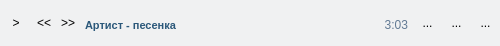
<?xml version="1.0" encoding="UTF-8"?>
<ui version="4.0">
 <class>playerWidget</class>
 <widget class="QWidget" name="playerWidget">
  <property name="geometry">
   <rect>
    <x>0</x>
    <y>0</y>
    <width>500</width>
    <height>46</height>
   </rect>
  </property>
  <property name="sizePolicy">
   <sizepolicy hsizetype="Fixed" vsizetype="Fixed">
    <horstretch>0</horstretch>
    <verstretch>0</verstretch>
   </sizepolicy>
  </property>
  <property name="minimumSize">
   <size>
    <width>500</width>
    <height>46</height>
   </size>
  </property>
  <property name="maximumSize">
   <size>
    <width>500</width>
    <height>46</height>
   </size>
  </property>
  <property name="windowTitle">
   <string>Form</string>
  </property>
  <property name="styleSheet">
   <string notr="true">QWidget {
	background-color: rgb(240, 241, 242);
}

QToolButton {
    border:none ;
    background:none ;
}

QSlider::groove:horizontal {
    height: 4px;
	background-color: rgb(216, 222, 228);
	border-radius: 2px;
    margin: 2px 0;
}

QSlider::handle:horizontal {
	background-color: rgb(95, 126, 158);
    width: 8px;
	height: 8px;
    margin: -2px 0;
    border-radius: 4px;
}

QSlider::sub-page:horizontal {
    height: 4px;
	background-color: rgb(95, 126, 158);
	border-radius: 2px;
    margin: 2px 0;
 }</string>
  </property>
  <layout class="QVBoxLayout" name="verticalLayout">
   <property name="spacing">
    <number>0</number>
   </property>
   <property name="margin">
    <number>0</number>
   </property>
   <item>
    <layout class="QHBoxLayout" name="horizontalLayout">
     <property name="spacing">
      <number>10</number>
     </property>
     <property name="leftMargin">
      <number>5</number>
     </property>
     <property name="topMargin">
      <number>0</number>
     </property>
     <property name="rightMargin">
      <number>5</number>
     </property>
     <item>
      <widget class="QToolButton" name="toolButton">
       <property name="minimumSize">
        <size>
         <width>22</width>
         <height>22</height>
        </size>
       </property>
       <property name="maximumSize">
        <size>
         <width>22</width>
         <height>22</height>
        </size>
       </property>
       <property name="styleSheet">
        <string notr="true"/>
       </property>
       <property name="text">
        <string>&gt;</string>
       </property>
       <property name="icon">
        <iconset resource="resources.qrc">
         <normaloff>:/resources/play.png</normaloff>:/resources/play.png</iconset>
       </property>
       <property name="iconSize">
        <size>
         <width>22</width>
         <height>22</height>
        </size>
       </property>
      </widget>
     </item>
     <item>
      <widget class="QToolButton" name="prevBtn">
       <property name="minimumSize">
        <size>
         <width>14</width>
         <height>12</height>
        </size>
       </property>
       <property name="maximumSize">
        <size>
         <width>14</width>
         <height>12</height>
        </size>
       </property>
       <property name="text">
        <string>&lt;&lt;</string>
       </property>
       <property name="icon">
        <iconset resource="resources.qrc">
         <normaloff>:/resources/prev.png</normaloff>:/resources/prev.png</iconset>
       </property>
      </widget>
     </item>
     <item>
      <widget class="QToolButton" name="nextBtn">
       <property name="minimumSize">
        <size>
         <width>14</width>
         <height>12</height>
        </size>
       </property>
       <property name="maximumSize">
        <size>
         <width>14</width>
         <height>12</height>
        </size>
       </property>
       <property name="text">
        <string>&gt;&gt;</string>
       </property>
       <property name="icon">
        <iconset resource="resources.qrc">
         <normaloff>:/resources/next.png</normaloff>:/resources/next.png</iconset>
       </property>
      </widget>
     </item>
     <item>
      <layout class="QVBoxLayout" name="verticalLayout_2">
       <property name="spacing">
        <number>0</number>
       </property>
       <item>
        <spacer name="verticalSpacer">
         <property name="orientation">
          <enum>Qt::Vertical</enum>
         </property>
         <property name="sizeHint" stdset="0">
          <size>
           <width>20</width>
           <height>44</height>
          </size>
         </property>
        </spacer>
       </item>
       <item>
        <layout class="QHBoxLayout" name="horizontalLayout_2">
         <property name="spacing">
          <number>0</number>
         </property>
         <item>
          <widget class="QLabel" name="songLbl">
           <property name="font">
            <font>
             <family>Tahoma</family>
             <pointsize>8</pointsize>
             <weight>75</weight>
             <bold>true</bold>
            </font>
           </property>
           <property name="styleSheet">
            <string notr="true">QLabel {
	color: rgb(43, 88, 122);
}</string>
           </property>
           <property name="text">
            <string>Артист - песенка</string>
           </property>
          </widget>
         </item>
         <item>
          <widget class="QLabel" name="timeLbl">
           <property name="minimumSize">
            <size>
             <width>40</width>
             <height>0</height>
            </size>
           </property>
           <property name="maximumSize">
            <size>
             <width>40</width>
             <height>16777215</height>
            </size>
           </property>
           <property name="styleSheet">
            <string notr="true">QLabel {
	color: rgb(98, 122, 148);
}</string>
           </property>
           <property name="text">
            <string>3:03</string>
           </property>
           <property name="alignment">
            <set>Qt::AlignRight|Qt::AlignTrailing|Qt::AlignVCenter</set>
           </property>
          </widget>
         </item>
        </layout>
       </item>
       <item>
        <layout class="QHBoxLayout" name="horizontalLayout_3">
         <property name="spacing">
          <number>10</number>
         </property>
         <item>
          <widget class="Phonon::SeekSlider" name="seekSlider">
           <property name="minimumSize">
            <size>
             <width>0</width>
             <height>0</height>
            </size>
           </property>
           <property name="maximumSize">
            <size>
             <width>16777215</width>
             <height>16777215</height>
            </size>
           </property>
          </widget>
         </item>
         <item>
          <widget class="Phonon::VolumeSlider" name="volumeSlider">
           <property name="minimumSize">
            <size>
             <width>55</width>
             <height>0</height>
            </size>
           </property>
           <property name="maximumSize">
            <size>
             <width>55</width>
             <height>16777215</height>
            </size>
           </property>
           <property name="muteVisible">
            <bool>false</bool>
           </property>
          </widget>
         </item>
        </layout>
       </item>
       <item>
        <spacer name="verticalSpacer_2">
         <property name="orientation">
          <enum>Qt::Vertical</enum>
         </property>
         <property name="sizeHint" stdset="0">
          <size>
           <width>20</width>
           <height>40</height>
          </size>
         </property>
        </spacer>
       </item>
      </layout>
     </item>
     <item>
      <widget class="QToolButton" name="repeatBtn">
       <property name="text">
        <string>...</string>
       </property>
       <property name="icon">
        <iconset resource="resources.qrc">
         <normaloff>:/resources/repeatBtn.png</normaloff>:/resources/repeatBtn.png</iconset>
       </property>
       <property name="checkable">
        <bool>true</bool>
       </property>
      </widget>
     </item>
     <item>
      <widget class="QToolButton" name="shuffleBtn">
       <property name="text">
        <string>...</string>
       </property>
       <property name="icon">
        <iconset resource="resources.qrc">
         <normaloff>:/resources/shuffleBtn.png</normaloff>:/resources/shuffleBtn.png</iconset>
       </property>
       <property name="checkable">
        <bool>true</bool>
       </property>
      </widget>
     </item>
     <item>
      <widget class="QToolButton" name="statusBtn">
       <property name="text">
        <string>...</string>
       </property>
       <property name="icon">
        <iconset resource="resources.qrc">
         <normaloff>:/resources/statusBtn.png</normaloff>:/resources/statusBtn.png</iconset>
       </property>
       <property name="checkable">
        <bool>true</bool>
       </property>
      </widget>
     </item>
    </layout>
   </item>
  </layout>
 </widget>
 <customwidgets>
  <customwidget>
   <class>Phonon::SeekSlider</class>
   <extends>QWidget</extends>
   <header location="global">phonon/seekslider.h</header>
  </customwidget>
  <customwidget>
   <class>Phonon::VolumeSlider</class>
   <extends>QWidget</extends>
   <header location="global">phonon/volumeslider.h</header>
  </customwidget>
 </customwidgets>
 <resources>
  <include location="resources.qrc"/>
 </resources>
 <connections/>
</ui>
